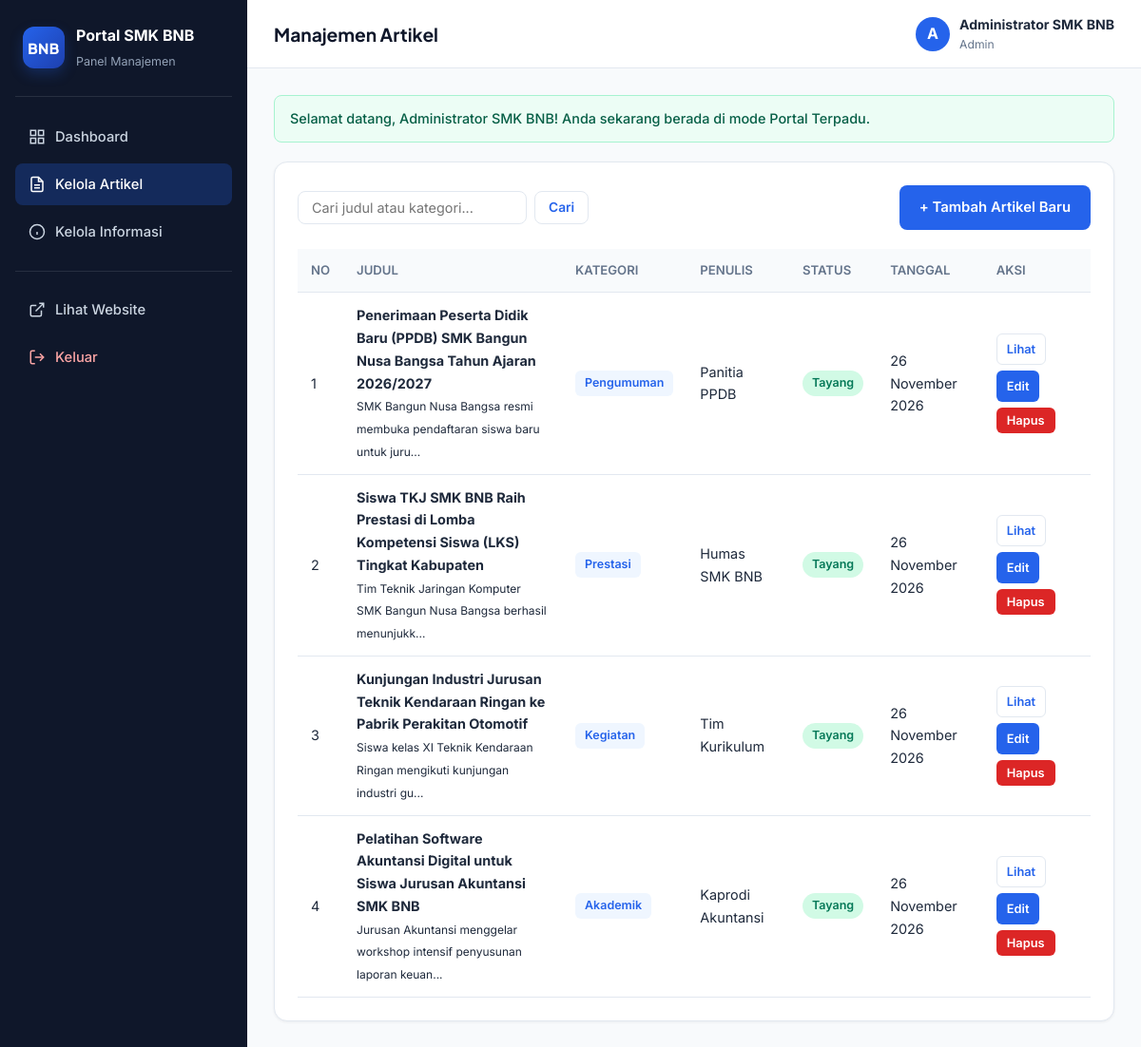
The app's page /portal/artikel.php (signed in) with its own data.
### tables this page shows
CREATE TABLE IF NOT EXISTS `artikel` (
    `id` INT AUTO_INCREMENT PRIMARY KEY,
    `judul` VARCHAR(255) NOT NULL,
    `slug` VARCHAR(255) NOT NULL UNIQUE,
    `kategori` VARCHAR(60) NOT NULL DEFAULT 'Berita Sekolah',
    `ringkasan` TEXT NOT NULL,
    `konten` LONGTEXT NOT NULL,
    `gambar` VARCHAR(255) DEFAULT NULL,
    `penulis` VARCHAR(100) NOT NULL DEFAULT 'Admin SMK BNB',
    `status` ENUM('published', 'draft') DEFAULT 'published',
    `views` INT DEFAULT 0,
    `created_at` TIMESTAMP DEFAULT CURRENT_TIMESTAMP,
    `updated_at` TIMESTAMP DEFAULT CURRENT_TIMESTAMP ON UPDATE CURRENT_TIMESTAMP
);

### includes/functions.php (called while the page is built, shortened)
<?php
function e(?string $str): string
{
    return htmlspecialchars($str ?? '', ENT_QUOTES, 'UTF-8');
}
function formatTanggal(string $date): string
{
    $bulan = [
        1 => 'Januari', 'Februari', 'Maret', 'April', 'Mei', 'Juni',
        'Juli', 'Agustus', 'September', 'Oktober', 'November', 'Desember'
    ];
    $ts = strtotime($date);
    $tgl = date('d', $ts);
    $bln = $bulan[(int) date('n', $ts)] ?? '';
    $thn = date('Y', $ts);
    return "$tgl $bln $thn";
}
function excerpt(string $text, int $limit = 130): string
{
    $clean = trim(strip_tags($text));
    return mb_substr($clean, 0, $limit) . '...';
}

### portal/artikel.php (the view, shortened to what this page needs)
<?php
require_once __DIR__ . '/../includes/functions.php';
$pdo = getDB();
$q = trim($_GET['q'] ?? '');
if ($q !== '') {
    $stmt = $pdo->prepare("SELECT * FROM artikel WHERE judul LIKE ? OR kategori LIKE ? ORDER BY created_at DESC");
    $like = '%' . $q . '%';
    $stmt->execute([$like, $like]);
    $artikelList = $stmt->fetchAll();
} else {
    $artikelList = $pdo->query("SELECT * FROM artikel ORDER BY created_at DESC")->fetchAll();
}
require_once __DIR__ . '/includes/portal-header.php';
?>
<div class="portal-panel">
    <div class="portal-panel-header">
        <form method="GET" action="artikel.php" class="search-form">
            <input type="text" name="q" value="<?= e($q) ?>" placeholder="Cari judul atau kategori...">
            <button type="submit" class="btn btn-outline btn-sm">Cari</button>
        </form>
        <a href="artikel-form.php" class="btn btn-primary">+ Tambah Artikel Baru</a>
    </div>
    <div class="table-responsive">
        <table class="portal-table">
            <thead>
                <tr>
                    <th>No</th>
                    <th>Judul</th>
                    <th>Kategori</th>
                    <th>Penulis</th>
                    <th>Status</th>
                    <th>Tanggal</th>
                    <th>Aksi</th>
                </tr>
            </thead>
            <tbody>
                <?php if (empty($artikelList)): ?>
                    <tr><td colspan="7" style="text-align:center;">Belum ada data artikel.</td></tr>
                <?php else: ?>
                    <?php foreach ($artikelList as $i => $row): ?>
                        <tr>
                            <td><?= $i + 1 ?></td>
                            <td>
                                <strong><?= e($row['judul']) ?></strong><br>
                                <small class="text-muted"><?= e(excerpt($row['ringkasan'], 70)) ?></small>
                            </td>
                            <td><span class="badge-soft"><?= e($row['kategori']) ?></span></td>
                            <td><?= e($row['penulis']) ?></td>
                            <td>
                                <span class="status-pill <?= $row['status'] === 'published' ? 'published' : 'draft' ?>">
                                    <?= $row['status'] === 'published' ? 'Tayang' : 'Draft' ?>
                                </span>
                            </td>
                            <td><?= formatTanggal($row['created_at']) ?></td>
                            <td>
                                <div class="action-group">
                                    <?php if ($row['status'] === 'published'): ?>
                                        <a href="../artikel-detail.php?slug=<?= urlencode($row['slug']) ?>" target="_blank" class="btn btn-outline btn-xs">Lihat</a>
                                    <?php endif; ?>
                                    <a href="artikel-form.php?id=<?= (int) $row['id'] ?>" class="btn btn-primary btn-xs">Edit</a>
                                    <form method="POST" action="artikel-hapus.php" onsubmit="return confirm('Yakin ingin menghapus artikel ini?');" style="display:inline;">
                                        <button type="submit" class="btn btn-danger btn-xs">Hapus</button>
                                    </form>
                                </div>
                            </td>
                        </tr>
                    <?php endforeach; ?>
                <?php endif; ?>
            </tbody>
        </table>
    </div>
</div>
<?php require_once __DIR__ . '/includes/portal-footer.php'; ?>

### assets/css/style.css (style rules this page uses)
:root { --primary: #2563eb; --primary-dark: #1d4ed8; --primary-light: #eff6ff; --secondary: #0f172a; --accent: #059669; --danger: #dc2626; --warning: #d97706; --bg: #f8fafc; --surface: #ffffff; --text: #1e293b; --text-muted: #64748b; --border: #e2e8f0; --radius: 14px; --radius-sm: 8px; --shadow-sm: 0 1px 3px rgba(15, 23, 42, 0.06); --shadow-md: 0 10px 25px -5px rgba(15, 23, 42, 0.08), 0 4px 10px -6px rgba(15, 23, 42, 0.04); --shadow-lg: 0 20px 40px -12px rgba(15, 23, 42, 0.14); --font-sans: 'Inter', -apple-system, BlinkMacSystemFont, 'Segoe UI', Roboto, sans-serif; --font-heading: 'Plus Jakarta Sans', 'Inter', sans-serif; }
*, *::before, *::after { box-sizing: border-box; }
html { scroll-behavior: smooth; }
body { margin: 0; font-family: var(--font-sans); color: var(--text); background-color: var(--bg); line-height: 1.65; -webkit-font-smoothing: antialiased; }
a { color: var(--primary); text-decoration: none; transition: color 0.2s ease; }
.btn { display: inline-flex; align-items: center; justify-content: center; gap: 8px; padding: 10px 20px; border-radius: var(--radius-sm); font-weight: 600; font-size: 0.93rem; cursor: pointer; border: 1.5px solid transparent; transition: all 0.2s ease; font-family: inherit; }
.btn-sm { padding: 8px 14px; font-size: 0.86rem; }
.btn-xs { padding: 5px 10px; font-size: 0.8rem; border-radius: 6px; }
.btn-primary { background: var(--primary); color: #fff; }
.btn-outline { background: transparent; color: var(--primary); border-color: var(--border); }
.btn-danger { background: var(--danger); color: #fff; }
.search-form { display: flex; gap: 8px; }
.search-form input { padding: 8px 14px; border: 1px solid var(--border); border-radius: var(--radius-sm); font-family: inherit; font-size: 0.9rem; min-width: 220px; }
.portal-panel { background: #fff; border: 1px solid var(--border); border-radius: var(--radius); padding: 24px; box-shadow: var(--shadow-sm); }
.portal-panel-header { display: flex; justify-content: space-between; align-items: center; gap: 16px; flex-wrap: wrap; margin-bottom: 20px; }
.table-responsive { overflow-x: auto; }
.portal-table { width: 100%; border-collapse: collapse; }
.portal-table th, .portal-table td { padding: 12px 14px; border-bottom: 1px solid var(--border); text-align: left; font-size: 0.9rem; vertical-align: middle; }
.portal-table th { background: var(--bg); font-weight: 600; color: var(--text-muted); font-size: 0.82rem; text-transform: uppercase; }
.badge-soft { display: inline-block; background: var(--primary-light); color: var(--primary); padding: 3px 10px; border-radius: 6px; font-size: 0.78rem; font-weight: 600; }
.status-pill { display: inline-block; padding: 3px 10px; border-radius: 999px; font-size: 0.78rem; font-weight: 600; }
.status-pill.published { background: #d1fae5; color: #047857; }
.action-group { display: flex; gap: 6px; flex-wrap: wrap; }

### records on screen
artikel: judul "Penerimaan Peserta Didik Baru (PPDB) SMK Bangun Nusa Bangsa Tahun Ajaran 2026/2027", ringkasan "SMK Bangun Nusa Bangsa resmi membuka pendaftaran siswa baru untuk juru...", kategori "Pengumuman", penulis "Panitia PPDB", status "Tayang", created_at "26 November 2026"
artikel: judul "Siswa TKJ SMK BNB Raih Prestasi di Lomba Kompetensi Siswa (LKS) Tingkat Kabupaten", ringkasan "Tim Teknik Jaringan Komputer SMK Bangun Nusa Bangsa berhasil menunjukk...", kategori "Prestasi", penulis "Humas SMK BNB", status "Tayang", created_at "26 November 2026"
artikel: judul "Kunjungan Industri Jurusan Teknik Kendaraan Ringan ke Pabrik Perakitan Otomotif", ringkasan "Siswa kelas XI Teknik Kendaraan Ringan mengikuti kunjungan industri gu...", kategori "Kegiatan", penulis "Tim Kurikulum", status "Tayang", created_at "26 November 2026"
artikel: judul "Pelatihan Software Akuntansi Digital untuk Siswa Jurusan Akuntansi SMK BNB", ringkasan "Jurusan Akuntansi menggelar workshop intensif penyusunan laporan keuan...", kategori "Akademik", penulis "Kaprodi Akuntansi", status "Tayang", created_at "26 November 2026"

### other values on screen
SITE_SHORT "SMK BNB"
$pageHeading "Manajemen Artikel"
substr($_SESSION['user_nama'] ?? 'A', 0, 1) "A"
$_SESSION['user_nama'] "Administrator SMK BNB"
$_SESSION['user_role'] "Admin"
$flash['message'] "Selamat datang, Administrator SMK BNB! Anda sekarang berada di mode Portal Terpadu."
